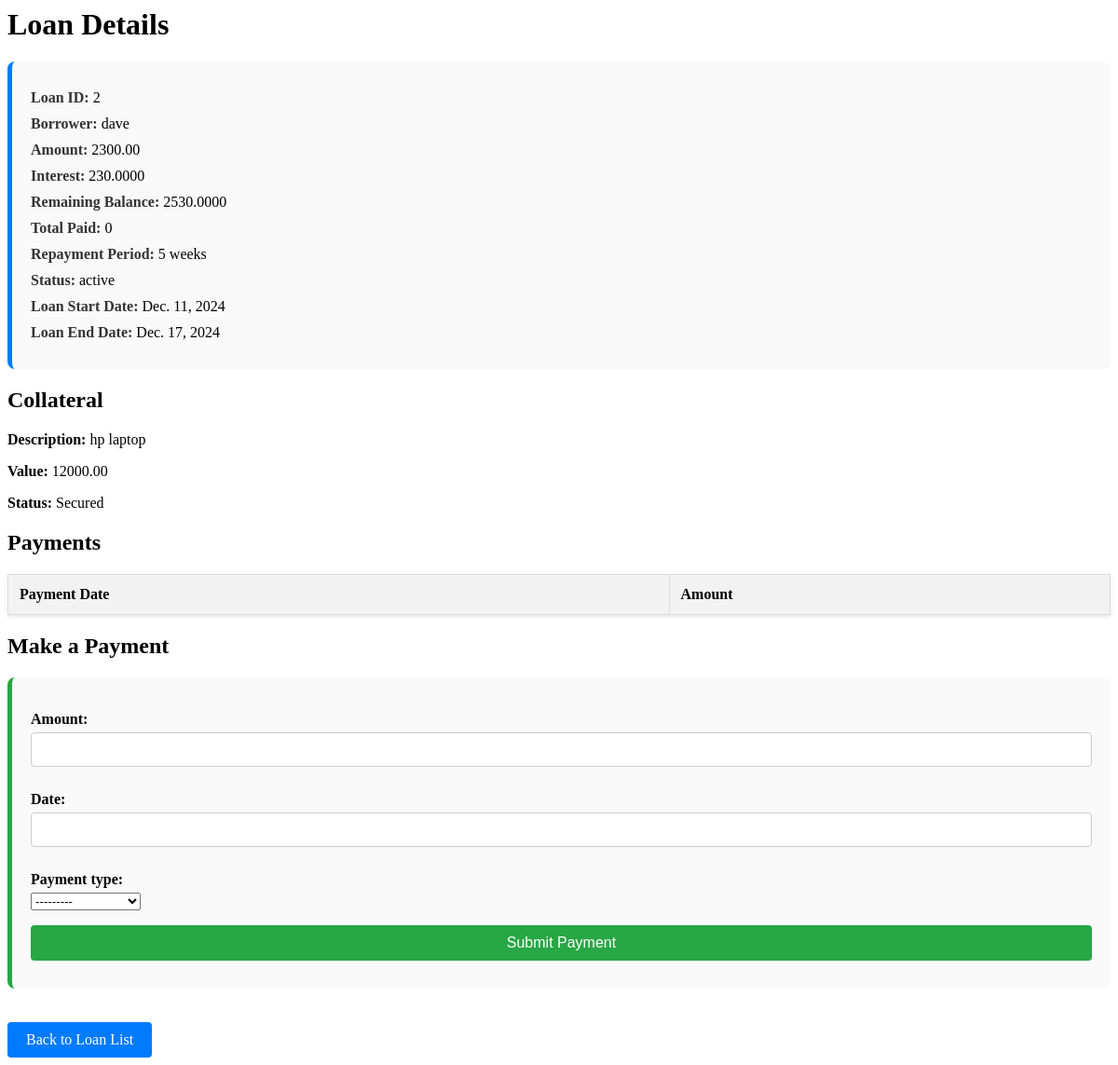
Before: /loan/2/ with the older database file.
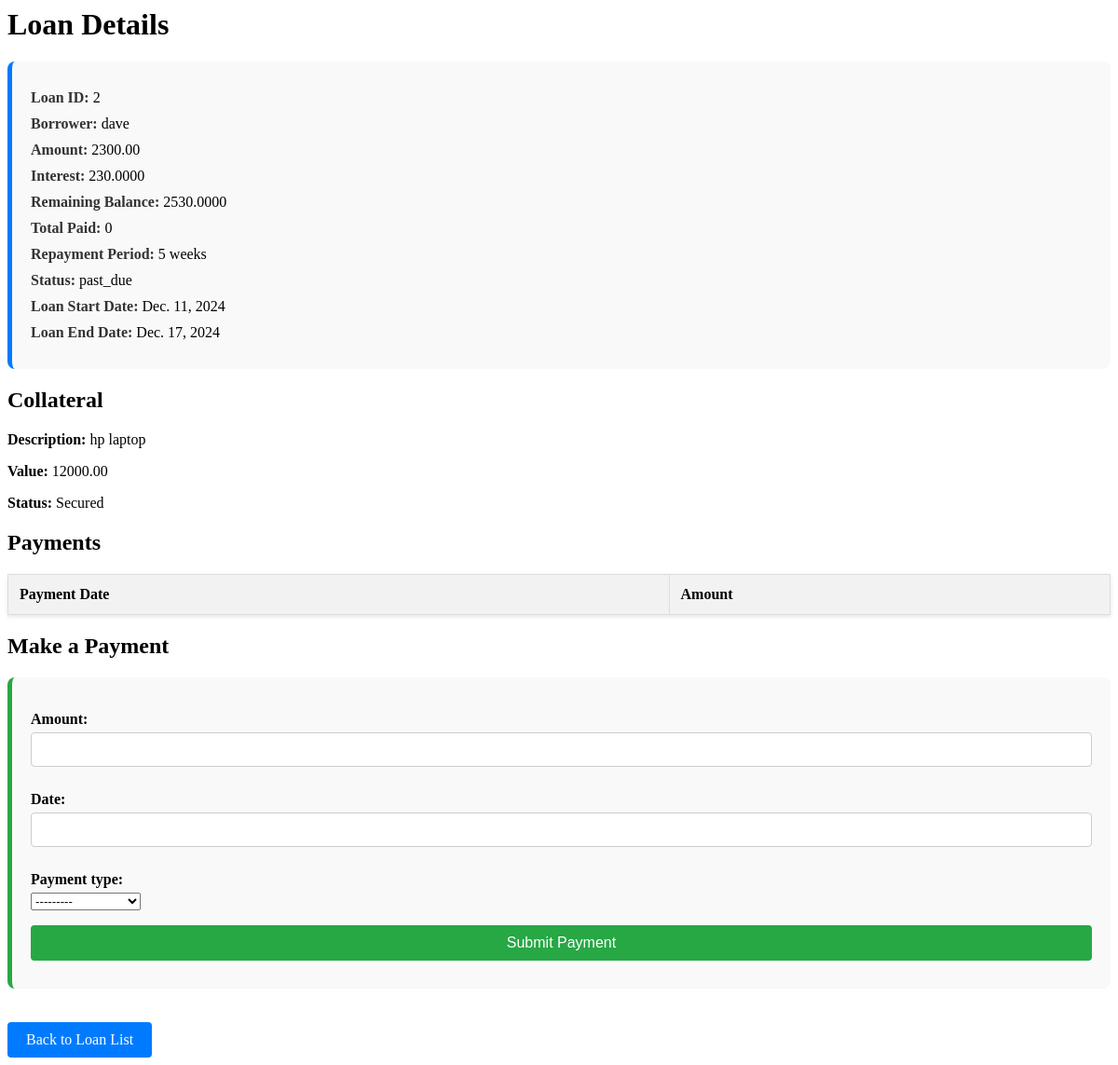
After: the same page with the newer database file.
### loans/models.py (models this page shows, shortened)
class Loan(models.Model):
    id = models.AutoField(primary_key=True)
    borrower = models.ForeignKey(Borrower, on_delete=models.CASCADE)
    amount = models.DecimalField(max_digits=10, decimal_places=2)
    interest_rate = models.DecimalField(max_digits=4, decimal_places=2)  # Example: 5.00 for 5%
    repayment_period_weeks = models.IntegerField()
    start_date = models.DateField()
    end_date = models.DateField()
    STATUS_CHOICES = [
        ('active', 'Active'),
        ('past_due', 'Past Due'),
        ('paid_off', 'Paid Off'),
    ]
    status = models.CharField(max_length=10, choices=STATUS_CHOICES, default='active')
    receipt_serial = models.CharField(max_length=20, blank=True, null=True, unique=True)
    receipt_hash = models.CharField(max_length=128, blank=True, null=True)
    def calculate_total_interest(self):
        return (self.amount * self.interest_rate ) / 100
    def calculate_remaining_balance(self):
        if self.pk is None:
            return self.amount + self.calculate_total_interest()
        total_paid = self.payments.aggregate(Sum('amount'))['amount__sum'] or 0
        return self.amount + self.calculate_total_interest() - total_paid

class Borrower(models.Model):
    id = models.AutoField(primary_key=True)
    name = models.CharField(max_length=255)
    phone = models.CharField(max_length=15)
    email = models.EmailField()
    BUSINESS_TYPE_CHOICES = [
        ('student', 'Student'),
        ('business', 'Business'),
    ]
    business_type = models.CharField(max_length=10, choices=BUSINESS_TYPE_CHOICES)
    front_id = models.ImageField(upload_to='borrower_ids/', blank=True, null=True)
    back_id = models.ImageField(upload_to='borrower_ids/', blank=True, null=True)

class Collateral(models.Model):
    id = models.AutoField(primary_key=True)
    loan = models.ForeignKey('Loan', on_delete=models.CASCADE)  # Using string reference
    description = models.CharField(max_length=255, blank=True, null=True)
    value = models.DecimalField(max_digits=10, decimal_places=2, blank=True, null=True) # Estimated value of the collateral
    COLLATERAL_STATUS_CHOICES = [
        ('secured', 'Secured'),
        ('released', 'Released'),
        ('reposessed', 'Repossessed'),
        ('none', 'none')
    ]
    status = models.CharField(max_length=10, choices=COLLATERAL_STATUS_CHOICES, default='none')
    date_added = models.DateField(auto_now_add=True)

### loans/views.py (the view)
# urls.py: path('loan/<int:loan_id>/', views.loan_detail, name='loan_detail'),
def loan_detail(request, loan_id):
    loan = get_object_or_404(Loan, id=loan_id)
    payments = loan.payments.all()  # Use 'loan.payments' instead of 'Payment.objects.filter(loan=loan)'
    remaining_balance = loan.calculate_remaining_balance()
    total_paid = payments.aggregate(Sum('amount'))['amount__sum'] or 0
    if request.method == "POST":
        form = PaymentForm(request.POST)
        if form.is_valid():
            payment = form.save(commit=False)
            payment.loan = loan
            payment.save()
            if loan.calculate_remaining_balance() <= 0:
                loan.status = 'paid_off'
            elif loan.end_date < date.today():
                loan.status = 'past_due'
            else:
                loan.status = 'active'
            loan.save()  # Save the updated status
            return redirect('payment_confirmation', loan_id=loan.id)  # Ensure 'payment_confirmation' URL exists
    else:
        form = PaymentForm()
    context = {
        'loan': loan,
        'payments': payments,
        'remaining_balance': remaining_balance,
        'total_paid': total_paid,
        'form': form,
    }
    return render(request, 'loan_detail.html', context)

### loans/forms.py
class PaymentForm(forms.ModelForm):
    class Meta:
        model = Payment
        fields = ['amount', 'date', 'payment_type']

### templates/loan_detail.html (shortened to what this page needs)
{% block content %}
    {% load static %}
    <link rel="stylesheet" href="{% static 'css/loan_detail.css' %}">
    <h1>Loan Details</h1>
    <div class="loan-details">
        <p><strong>Loan ID:</strong> {{ loan.id }}</p>
        <p><strong>Borrower:</strong> {{ loan.borrower.name }}</p>
        <p><strong>Amount:</strong> {{ loan.amount }}</p>
        <p><strong>Interest:</strong> {{ loan.calculate_total_interest }}</p>
        <p><strong>Remaining Balance:</strong> {{ remaining_balance }}</p>
        <p><strong>Total Paid:</strong> {{ total_paid }}</p>
        <p><strong>Repayment Period:</strong> {{ loan.repayment_period_weeks }} weeks</p>
        <p><strong>Status:</strong> {{ loan.status }}</p>
        <p><strong>Loan Start Date:</strong> {{ loan.start_date }}</p>
        <p><strong>Loan End Date:</strong> {{ loan.end_date }}</p>
    </div>
    <h2>Collateral</h2>
    <div class="collateral-details">
        {% if loan.collateral_set.exists %}
            {% for collateral in loan.collateral_set.all %}
                <p><strong>Description:</strong> {{ collateral.description|default:"No description" }}</p>
                <p><strong>Value:</strong> {{ collateral.value|default:"Not specified" }}</p>
                <p><strong>Status:</strong> {{ collateral.get_status_display }}</p>
            {% endfor %}
        {% else %}
            <p>No collateral provided.</p>
        {% endif %}
    </div>
    <h2>Payments</h2>
    <table>
        <thead>
            <tr>
                <th>Payment Date</th>
                <th>Amount</th>
            </tr>
        </thead>
    </table>
    <h2>Make a Payment</h2>
    <form method="POST">
        {{ form.as_p }}
        <button type="submit">Submit Payment</button>
    </form>
    <a href="{% url 'loan_list' %}">Back to Loan List</a>
{% endblock %}

### static/css/loan_detail.css (style rules this page uses)
.loan-details { background: #f9f9fa; padding: 20px; border-radius: 8px; margin-bottom: 20px; border-left: 5px solid #007bff; }
.loan-details p { margin: 10px 0; font-size: 16px; }
.loan-details strong { color: #333; }
table { width: 100%; border-collapse: collapse; margin-top: 20px; background: #fff; box-shadow: 0 2px 4px rgba(0, 0, 0, 0.1); }
table th, table td { border: 1px solid #ddd; padding: 12px; text-align: left; }
table th { background-color: #f2f2f2; font-weight: bold; }
form { background: #f9f9fa; padding: 20px; border-radius: 8px; margin-top: 20px; border-left: 5px solid #28a745; }
form label { display: block; margin-bottom: 5px; font-weight: bold; }
form input, form button { padding: 10px; margin-bottom: 10px; border: 1px solid #ccc; border-radius: 4px; width: 100%; box-sizing: border-box; }
form button { background-color: #28a745; color: white; border: none; cursor: pointer; font-size: 16px; }
a { display: inline-block; margin-top: 20px; padding: 10px 20px; background-color: #007bff; color: white; text-decoration: none; border-radius: 4px; }

Changed rows visible on the page:
changed Loan "dave": status "active" → "past_due"
